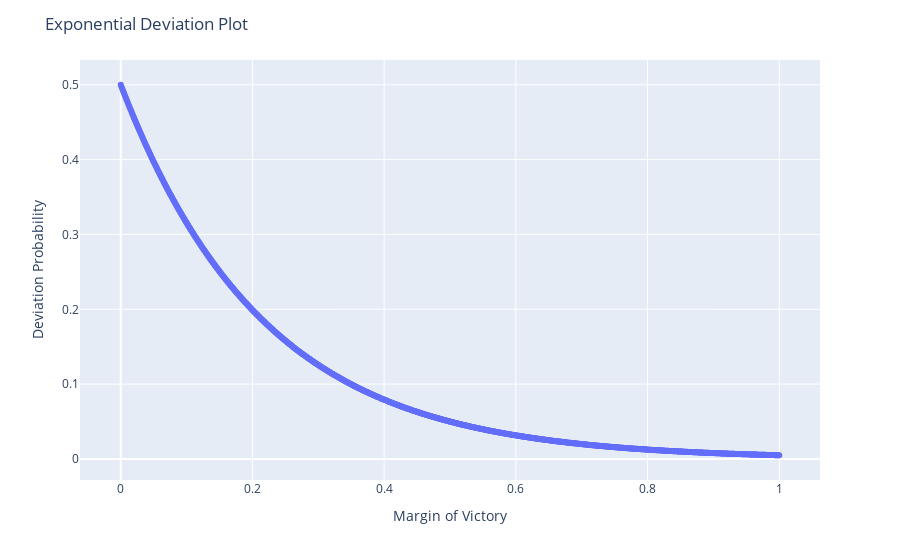

The code cell stored with this chart in its notebook:
### Code cell
y = np.vectorize(exp)(x)

fig = px.scatter(x=x, y=y)
fig.update_layout(
    title="Exponential Deviation Plot",
    xaxis_title="Margin of Victory",
    yaxis_title="Deviation Probability"
)
fig.show()

### Figure 1 — Plotly figure (JSON) as saved in the notebook; plotly's stock layout.template omitted (floating-point values rounded to 4 significant figures; data arrays with more than 128 entries replaced by an {"elided": "..."} marker saying what was removed)
{"data": [{"hovertemplate": "x=%{x}<br>y=%{y}<extra></extra>", "legendgroup": "", "marker": {"color": "#636efa", "symbol": "circle"}, "mode": "markers", "name": "", "orientation": "v", "showlegend": false, "type": "scatter", "x": {"elided": "1000 float values"}, "xaxis": "x", "y": {"elided": "1000 float values"}, "yaxis": "y"}], "layout": {"legend": {"tracegroupgap": 0}, "margin": {"t": 60}, "title": {"text": "Exponential Deviation Plot"}, "xaxis": {"anchor": "y", "domain": [0, 1], "title": {"text": "Margin of Victory"}}, "yaxis": {"anchor": "x", "domain": [0, 1], "title": {"text": "Deviation Probability"}}}}
